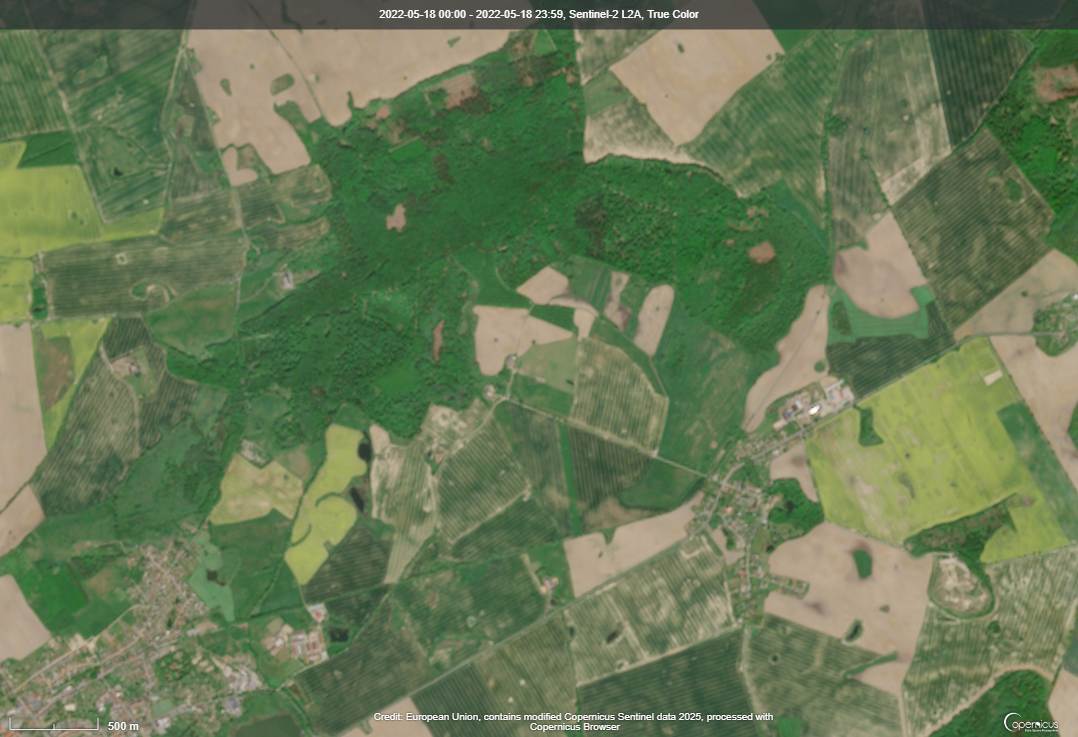
//> input picture main/images/2022-05-18-00_00_2022-05-18-23_59_Sentinel-2_L2A_True_Color.png, 1078 x 737 px
$ ./main_v3   (built with g++ and OpenCV 4)
//> lines starting //> are read from the running program, lines starting //| are printed output that depends on the picture; after the words box and inside, x2 and y2 are one past the last pixel; in counts of white or black regions, pixels touching at a corner belong together
#include <iostream>
#include <opencv2/core.hpp>
#include <opencv2/opencv.hpp>

using namespace cv;
using namespace std;

int main() {

  string filename =
      "../images/"
      "2022-05-18-00_00_2022-05-18-23_59_Sentinel-2_L2A_True_Color.png";

  Mat image = imread(filename);
//> image is the input picture: 737 rows x 1078 cols, CV_8UC3; mean B, G, R 86, 121, 104.4

  if (image.empty()) {
    cerr << "Error: Could load image\n";
    return -1;
  }

  if (image.channels() != 3) {
    cerr << "Error: Image not BGR\n";
    return -1;
  }

  // Converter a imagem para o espaço de cores HSV
  Mat hsv;
  cvtColor(image, hsv, COLOR_BGR2HSV);
//> hsv: 737 rows x 1078 cols, CV_8UC3; mean H, S, V 43.5, 80.4, 123.6

  // Definir os limites da cor verde em HSV
  Scalar lower_green(35, 0, 0);
  Scalar upper_green(85, 255, 255);
  Scalar lower_brown(10, 0, 0);
  Scalar upper_brown(30, 255, 255);

  // Criar máscaras para as cores azul, branco e roxo
  Mat mask_green, mask_brown;
  inRange(hsv, lower_green, upper_green, mask_green);
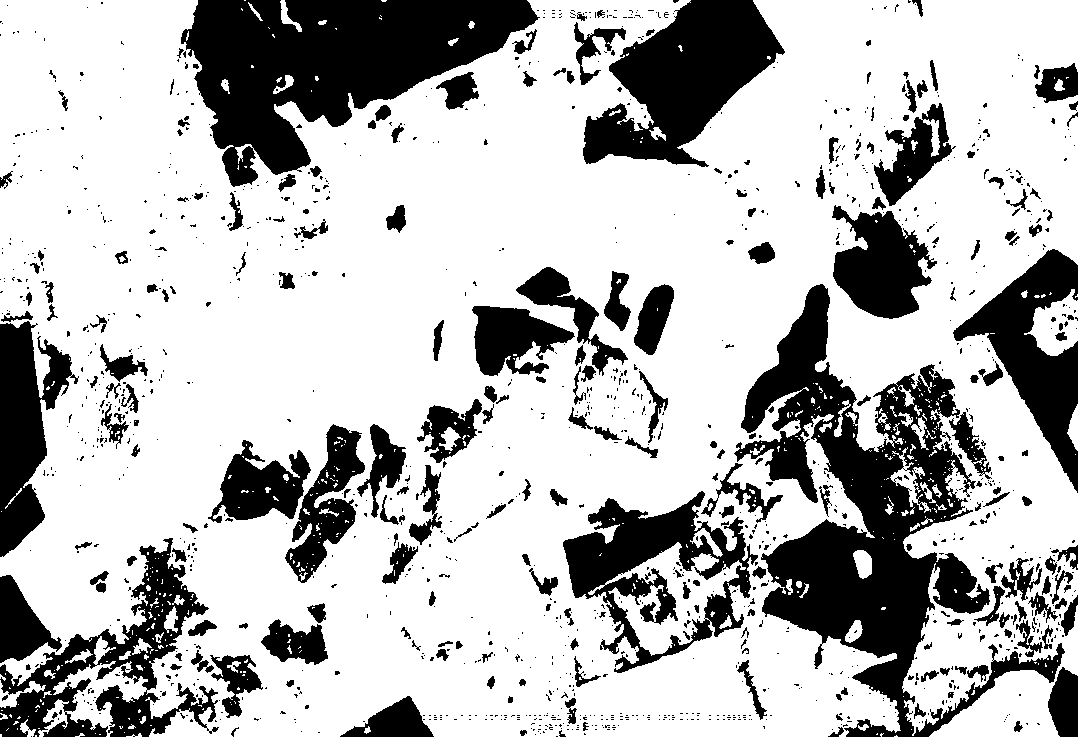
//> mask_green: 737 rows x 1078 cols, CV_8UC1; 72.5% white; 1330 black regions (1081 under 20 px), largest, box (x1, y1, x2, y2) and area: (734, 284, 1065, 737) 45238, (181, 0, 540, 187) 34939, (583, 0, 785, 167) 17934
  inRange(hsv, lower_brown, upper_brown, mask_brown);
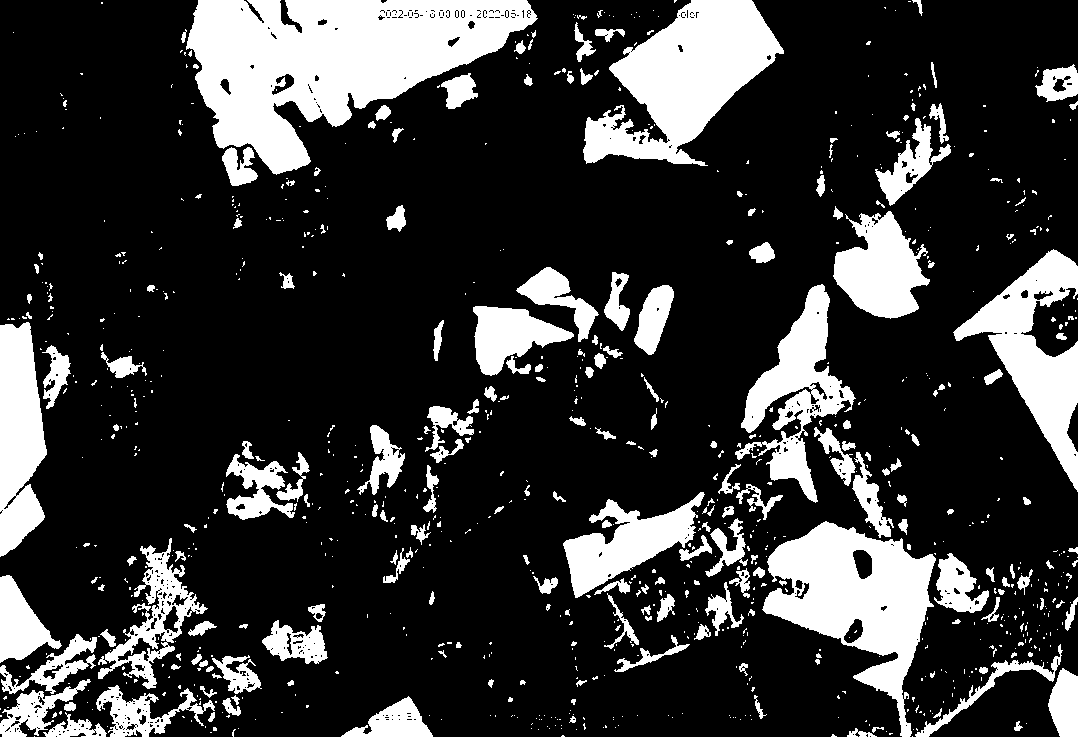
//> mask_brown: 737 rows x 1078 cols, CV_8UC1; 21.4% white; 902 white regions (677 under 20 px), largest, box (x1, y1, x2, y2) and area: (186, 0, 538, 175) 33208, (583, 0, 784, 166) 17171, (762, 521, 936, 737) 16689

  // adding range
  Mat masks = mask_brown;

  // Aplicar a máscara à imagem original
  Mat result;
  bitwise_and(image, image, result, masks);
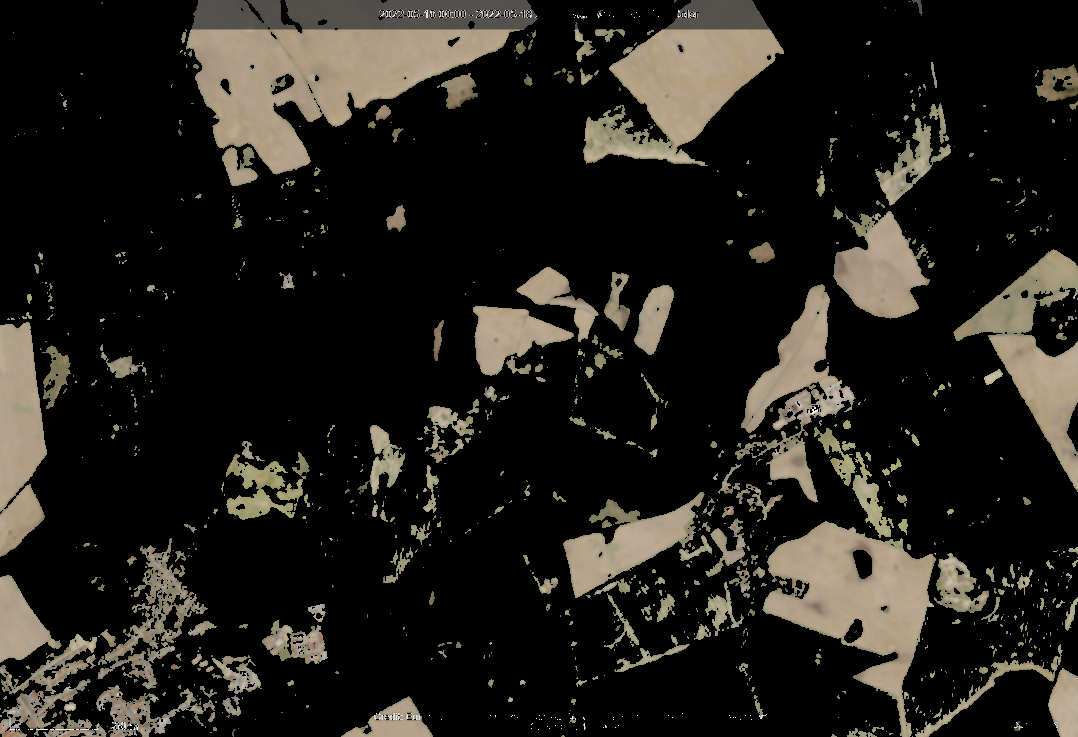
//> result: 737 rows x 1078 cols, CV_8UC3; mean B, G, R 26.6, 31.7, 34.3

  // calculating percentage
  double green_pixels = countNonZero(mask_green);
//> green_pixels = 575690
  double total_pixels = image.rows * image.cols;
//> total_pixels = 794486
  double percentage = (green_pixels / total_pixels) * 100.0;
//> percentage = 72.46

  // adding text

  putText(image, "Original", Point(10, 30), FONT_HERSHEY_SIMPLEX, 1,
          Scalar(255, 255, 255), 2);
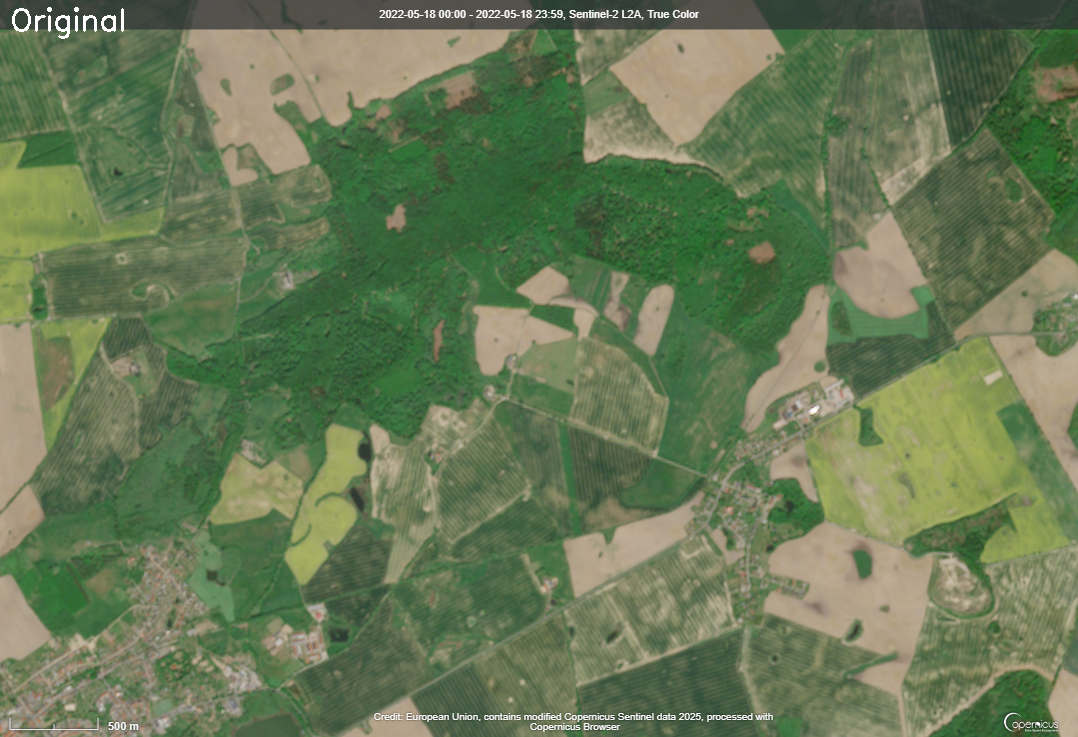
//> image: 737 rows x 1078 cols, CV_8UC3; 0.11% of pixels changed, all inside (x1, y1, x2, y2) = (12, 7, 124, 39)

  putText(result, "Tratada", Point(10, 30), FONT_HERSHEY_SIMPLEX, 1,
          Scalar(255, 255, 255), 2);
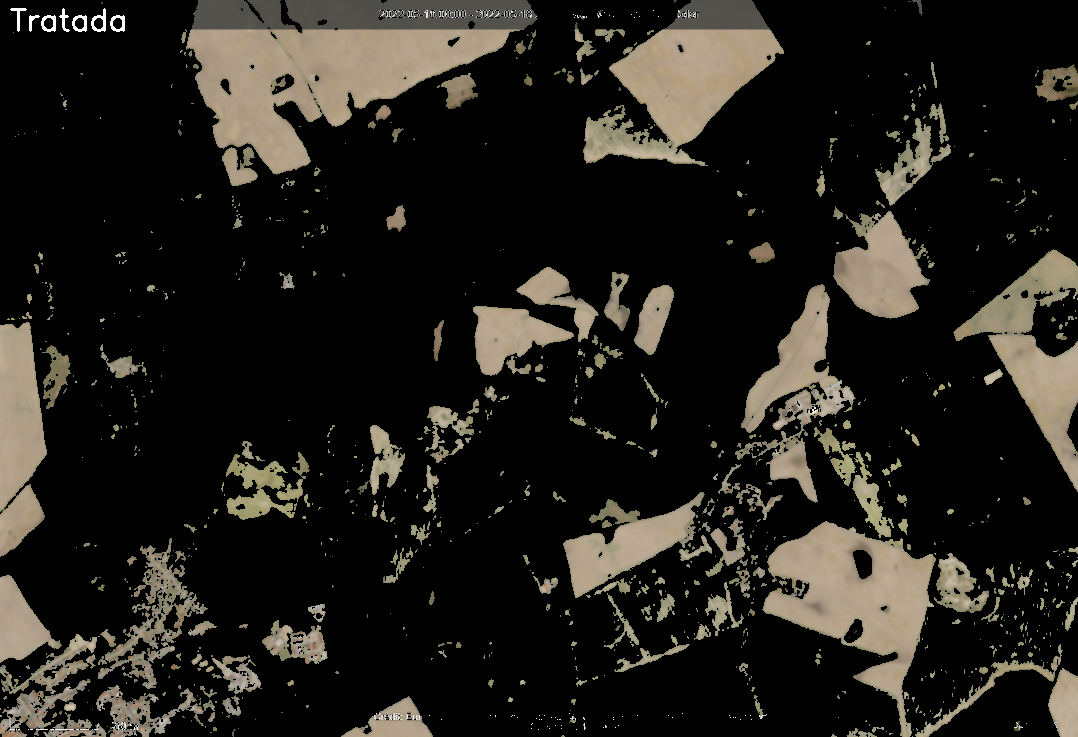
//> result: 737 rows x 1078 cols, CV_8UC3; 0.11% of pixels changed, all inside (x1, y1, x2, y2) = (10, 8, 125, 32)

  Mat concat_image;
  hconcat(image, result, concat_image);

  resize(concat_image, concat_image, Size(), 0.8, 0.8);
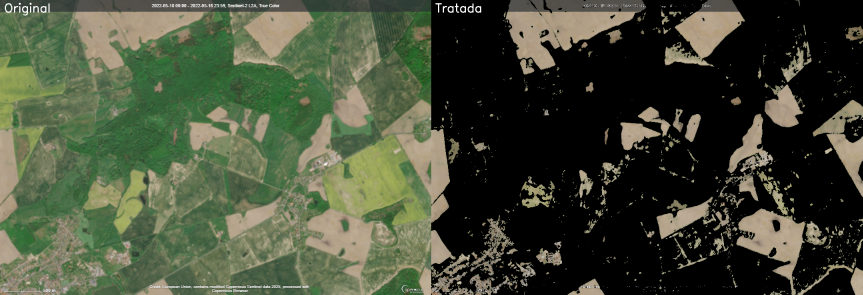
//> concat_image: 590 rows x 1725 cols, CV_8UC3 (shown at 1/2 size); mean B, G, R 56.5, 76.5, 69.6

  cout << percentage << '\n';
//| 72.4607

  // Mostrar as imagens
  imshow("Imagem Original", concat_image);
  waitKey(0);

  return 0;
}

$ run again, with main/images/2021-08-26-00_00_2021-08-26-23_59_Sentinel-2_L2A_Highlight_Optimized_Natural_Color (2).png copied over main/images/2022-05-18-00_00_2022-05-18-23_59_Sentinel-2_L2A_True_Color.png
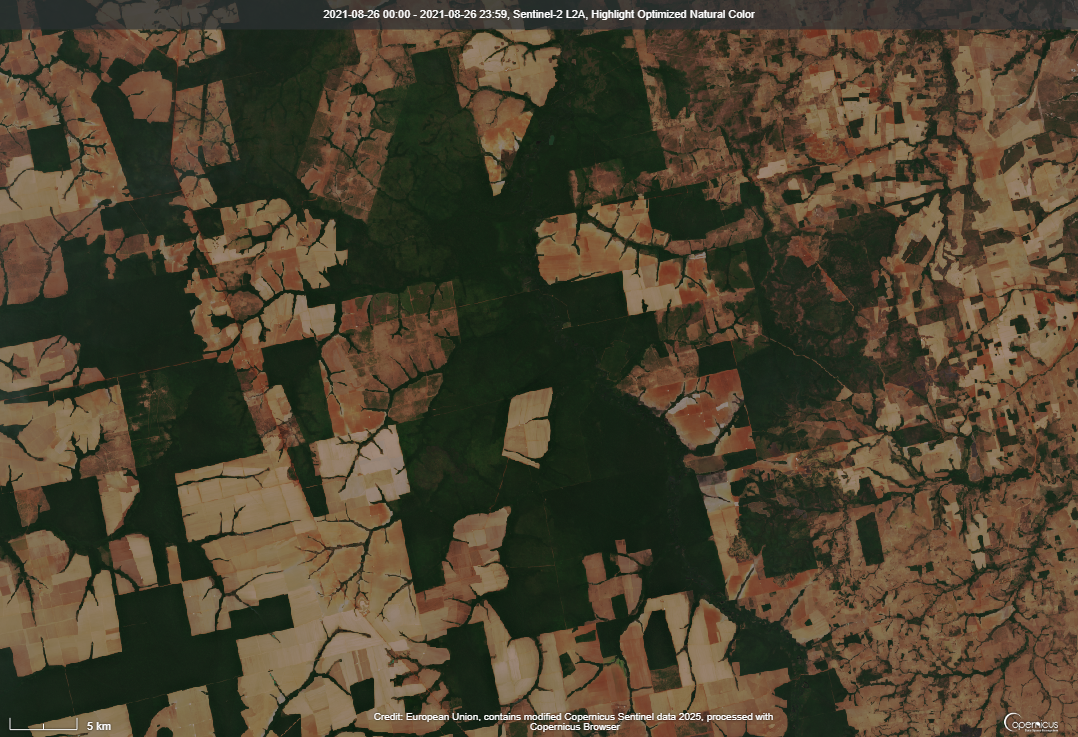
//> input picture main/images/2021-08-26-00_00_2021-08-26-23_59_Sentinel-2_L2A_Highlight_Optimized_Natural_Color (2).png, 1078 x 737 px
//> image is the input picture: 737 rows x 1078 cols, CV_8UC3; mean B, G, R 47.2, 66.8, 76.8
//> hsv: 737 rows x 1078 cols, CV_8UC3; mean H, S, V 32.3, 105, 81.7
//> `inRange(hsv, lower_green, upper_green, mask_green);`:
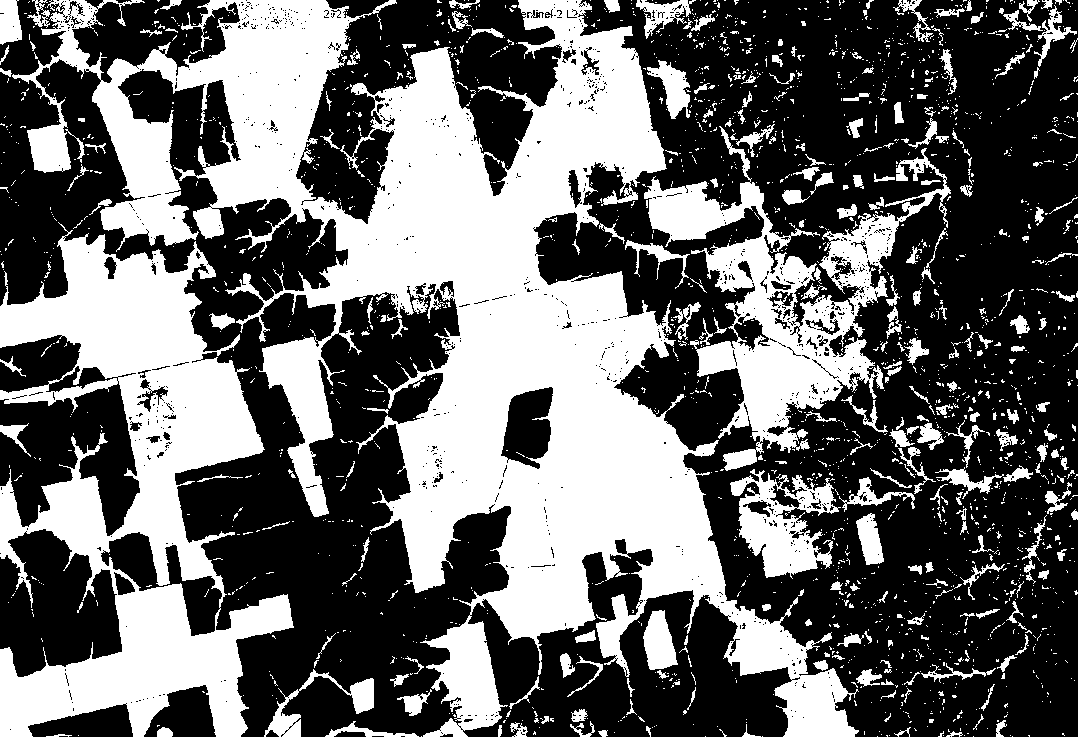
//> mask_green: 737 rows x 1078 cols, CV_8UC1; 40.6% white; 2126 white regions (1849 under 20 px), largest, box (x1, y1, x2, y2) and area: (12, 0, 859, 737) 186103, (0, 222, 294, 737) 65250, (644, 126, 951, 471) 27877
//> mask_brown: 737 rows x 1078 cols, CV_8UC1; 55.2% white; 3902 black regions (3510 under 20 px), largest, box (x1, y1, x2, y2) and area: (0, 0, 952, 737) 301255, (264, 669, 374, 737) 1693, (643, 610, 678, 670) 1419
//> green_pixels = 322552
//> percentage = 40.6
//> image: 737 rows x 1078 cols, CV_8UC3; 0.11% of pixels changed, all inside (x1, y1, x2, y2) = (12, 7, 124, 39)
//> `resize(concat_image, concat_image, Size(), 0.8, 0.8);`:
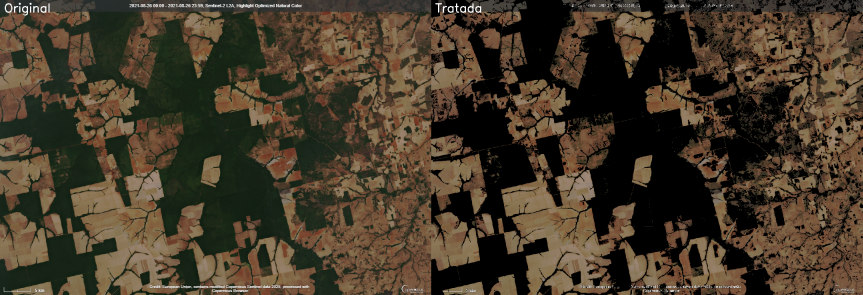
//> concat_image: 590 rows x 1725 cols, CV_8UC3 (shown at 1/2 size); mean B, G, R 41.2, 57.7, 69.5
//| 40.5988
